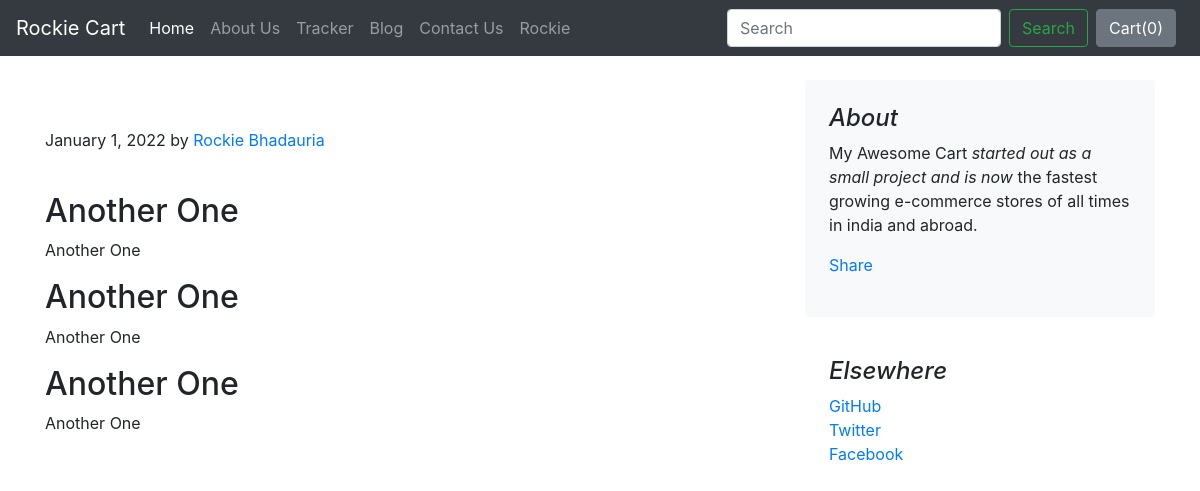
The app's page /blog/blogpost/2 with its own data.
### blog/models.py (models this page shows)
class Blogpost(models.Model):
    post_id = models.AutoField(primary_key=True)
    title = models.CharField(max_length=50)
    head0 = models.CharField(max_length=500, default="")
    chead0 = models.CharField(max_length=5000, default="")
    head1 = models.CharField(max_length=500, default="")
    chead1 = models.CharField(max_length=5000, default="")
    head2 = models.CharField(max_length=500, default="")
    chead2 = models.CharField(max_length=5000, default="")
    pub_date = models.DateField()
    thumbnail = models.ImageField(upload_to='shop/images', default="")
    def __str__(self):
        return self.title

### blog/views.py (the view)
# urls.py: path("blogpost/<int:id>", views.blogpost,name="blogHome")
def blogpost(request, id):
    post = Blogpost.objects.filter(post_id = id)[0]
    print(post)
    return render(request, 'blog/blogpost.html', {'post':post})

### blog/templates/blog/blogpost.html (shortened to what this page needs)
{% extends 'blog/basic.html' %}
{% block body %}
<div class="container">
    <div class="row mt-4">
        <div class="col-md-8 blog-main">
            <h3 class="pb-4 mb-4 font-italic">
            </h3>
            <div class="blog-post">
                <p class="blog-post-meta">January 1, 2022 by <a href="#">Rockie Bhadauria</a></p>
                <div class="fb-like" data-href="http://127.0.0.1:8000/blog/blogpost/{{post.post_id}}" data-width="" data-layout="standard" data-action="like" data-size="large" data-share="true"></div><br>
                <h2>{{post.head0}}</h2>
                <p>{{post.chead0}}</p>
                <h2>{{post.head1}}</h2>
                <p>{{post.chead1}}</p>
                <h2>{{post.head2}}</h2>
                <p>{{post.chead2}}</p>
            </div>
        </div>
        <aside class="col-md-4 blog-sidebar">
            <div class="p-4 mb-3 bg-light rounded">
                <h4 class="font-italic">About</h4>
                <p class="mb-0">My Awesome Cart <em>started out as a small project and is now</em> the fastest growing e-commerce stores of all times in india and abroad.</p>
                <div class="my-3 fb-share-button" data-href="http://localhost:8000/blog/blogpost/5" data-layout="button_count" data-size="large"><a target="_blank" href="https://www.facebook.com/sharer/sharer.php?u=http%3A%2F%2Flocalhost%3A8000%2Fblog%2Fblogpost%2F5&amp;src=sdkpreparse" class="fb-xfbml-parse-ignore">Share</a></div>
            </div>
            <div class="p-4">
                <h4 class="font-italic">Elsewhere</h4>
                <ol class="list-unstyled">
                    <li><a href="#">GitHub</a></li>
                    <li><a href="#">Twitter</a></li>
                    <li><a href="#">Facebook</a></li>
                </ol>
            </div>
        </aside>
    </div>
</div>
{% endblock %}

### records on screen
Blogpost: head0 "Another One", chead0 "Another One", head1 "Another One", chead1 "Another One", head2 "Another One", chead2 "Another One"
